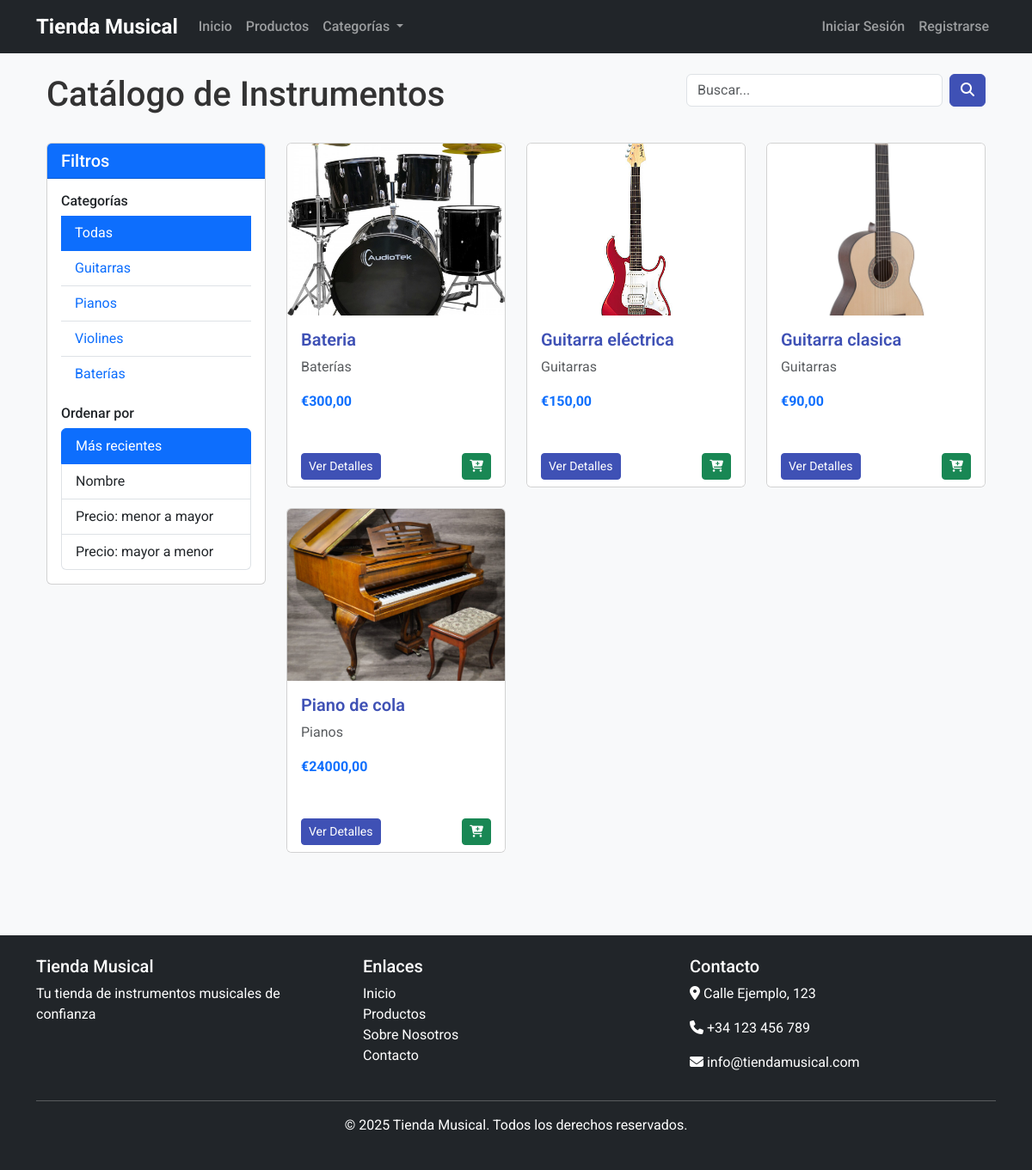
/productos/, run on the app's committed database.
### productos/models.py (models this page shows, shortened)
class Categoria(models.Model):
    nombre = models.CharField(max_length=100)
    slug = models.SlugField(max_length=100, unique=True, blank=True)
    descripcion = models.TextField(blank=True)
    class Meta:
        verbose_name = 'Categoría'
        verbose_name_plural = 'Categorías'

class Instrumento(models.Model):
    nombre = models.CharField(max_length=200)
    slug = models.SlugField(max_length=200, unique=True, blank=True)
    categoria = models.ForeignKey(Categoria, related_name='instrumentos', on_delete=models.CASCADE)
    descripcion = models.TextField()
    precio = models.DecimalField(max_digits=10, decimal_places=2)
    stock = models.PositiveIntegerField(default=0)
    disponible = models.BooleanField(default=True)
    imagen = models.ImageField(upload_to='instrumentos/', blank=True)
    fecha_creacion = models.DateTimeField(auto_now_add=True)
    fecha_actualizacion = models.DateTimeField(auto_now=True)
    especificaciones = models.JSONField(blank=True, null=True)
    class Meta:
        verbose_name = 'Instrumento'
        verbose_name_plural = 'Instrumentos'
        ordering = ['-fecha_creacion']

### productos/views.py (the view)
# urls.py: path('productos/', views.InstrumentoListView.as_view(), name='producto_lista'),
class InstrumentoListView(ListView):
    model = Instrumento
    template_name = 'productos/instrumento_lista.html'
    context_object_name = 'instrumentos'
    paginate_by = 12
    def get_queryset(self):
        queryset = Instrumento.objects.filter(disponible=True)
        categoria_slug = self.kwargs.get('categoria_slug')
        if categoria_slug:
            queryset = queryset.filter(categoria__slug=categoria_slug)
        query = self.request.GET.get('q')
        if query:
            queryset = queryset.filter(
                Q(nombre__icontains=query) |
                Q(descripcion__icontains=query) |
                Q(categoria__nombre__icontains=query)
            )
        orden = self.request.GET.get('orden')
        if orden == 'precio_asc':
            queryset = queryset.order_by('precio')
        elif orden == 'precio_desc':
            queryset = queryset.order_by('-precio')
        elif orden == 'nombre':
            queryset = queryset.order_by('nombre')
        else:
            queryset = queryset.order_by('-fecha_creacion')
        return queryset
    def get_context_data(self, **kwargs):
        context = super().get_context_data(**kwargs)
        context['categorias'] = Categoria.objects.all()
        categoria_slug = self.kwargs.get('categoria_slug')
        if categoria_slug:
            context['categoria_actual'] = get_object_or_404(Categoria, slug=categoria_slug)
        context['query'] = self.request.GET.get('q', '')
        context['orden'] = self.request.GET.get('orden', '')
        return context

### templates/productos/instrumento_lista.html (shortened to what this page needs)
{% extends 'base.html' %}
{% block content %}
<div class="container">
    <div class="row mb-4">
        <div class="col-md-8">
            <h1>Catálogo de Instrumentos</h1>
        </div>
        <div class="col-md-4">
            <form method="get" class="d-flex">
                <input type="text" name="q" class="form-control me-2" placeholder="Buscar..." value="{{ query }}">
                <button type="submit" class="btn btn-primary"><i class="fas fa-search"></i></button>
            </form>
        </div>
    </div>
    <div class="row">
        <div class="col-md-3 mb-4">
            <div class="card">
                <div class="card-header bg-primary text-white">
                    <h5 class="mb-0">Filtros</h5>
                </div>
                <div class="card-body">
                    <h6>Categorías</h6>
                    <ul class="list-group list-group-flush mb-3">
                        <li class="list-group-item{% if not categoria_actual %} active{% endif %}">
                            <a href="{% url 'producto_lista' %}{% if query %}?q={{ query }}{% endif %}" class="{% if not categoria_actual %}text-white{% endif %} d-block text-decoration-none">Todas</a>
                        </li>
                        {% for categoria in categorias %}
                        <li class="list-group-item{% if categoria_actual.id == categoria.id %} active{% endif %}">
                            <a href="{% url 'categoria_detalle' categoria.slug %}" class=" d-block text-decoration-none">{{ categoria.nombre }}</a>
                        </li>
                        {% endfor %}
                    </ul>
                    <h6>Ordenar por</h6>
                    <div class="list-group">
                        <a href="?{% if query %}q={{ query }}&{% endif %}orden=fecha" class="list-group-item list-group-item-action {% if orden == '' or orden == 'fecha' %}active{% endif %}">Más recientes</a>
                        <a href="?{% if query %}q={{ query }}&{% endif %}orden=nombre" class="list-group-item list-group-item-action {% if orden == 'nombre' %}active{% endif %}">Nombre</a>
                        <a href="?{% if query %}q={{ query }}&{% endif %}orden=precio_asc" class="list-group-item list-group-item-action {% if orden == 'precio_asc' %}active{% endif %}">Precio: menor a mayor</a>
                        <a href="?{% if query %}q={{ query }}&{% endif %}orden=precio_desc" class="list-group-item list-group-item-action {% if orden == 'precio_desc' %}active{% endif %}">Precio: mayor a menor</a>
                    </div>
                </div>
            </div>
        </div>
        <div class="col-md-9">
            <div class="row">
                {% for instrumento in instrumentos %}
                <div class="col-md-4 mb-4">
                    <div class="card h-100">
                        {% if instrumento.imagen %}
                        <img src="{{ instrumento.imagen.url }}" class="card-img-top" alt="{{ instrumento.nombre }}">
                        {% else %}
                        <img src="https://via.placeholder.com/300x200" class="card-img-top" alt="{{ instrumento.nombre }}">
                        {% endif %}
                        <div class="card-body">
                            <h5 class="card-title">{{ instrumento.nombre }}</h5>
                            <p class="card-text text-muted">{{ instrumento.categoria.nombre }}</p>
                            <p class="card-text fw-bold text-primary">€{{ instrumento.precio }}</p>
                        </div>
                        <div class="card-footer bg-white border-top-0 d-flex justify-content-between">
                            <a href="{% url 'instrumento_detalle' instrumento.slug %}" class="btn btn-sm btn-primary">Ver Detalles</a>
                            <button class="btn btn-sm btn-success agregar-carrito" data-id="{{ instrumento.id }}">
                                <i class="fas fa-cart-plus"></i>
                            </button>
                        </div>
                    </div>
                </div>
                {% empty %}
                <div class="col-12">
                    <div class="alert alert-warning">
                        No se encontraron instrumentos{% if query %} para "{{ query }}"{% endif %}.
                    </div>
                </div>
                {% endfor %}
            </div>
        </div>
    </div>
</div>
{% endblock %}

### static/css/style.css (style rules this page uses)
:root { --primary-color: #3f51b5; --secondary-color: #ff4081; --accent-color: #ffc107; --text-color: #333; --light-bg: #f8f9fa; --dark-bg: #343a40; }
body { font-family: 'Roboto', sans-serif; color: var(--text-color); background-color: var(--light-bg); }
.btn-primary { background-color: var(--primary-color); border-color: var(--primary-color); }
.card { transition: transform 0.3s ease, box-shadow 0.3s ease; margin-bottom: 1.5rem; }
.card-title { font-weight: 600; color: var(--primary-color); }
.card-img-top { height: 200px; object-fit: cover; }

### data on the page
Categoria: nombre "Guitarras"
Categoria: nombre "Pianos"
Categoria: nombre "Violines"
Categoria: nombre "Baterías"
Instrumento: imagen (picture), nombre "Bateria", categoria.nombre "Baterías", precio "300,00"
Instrumento: imagen (picture), nombre "Guitarra eléctrica", categoria.nombre "Guitarras", precio "150,00"
Instrumento: imagen (picture), nombre "Guitarra clasica", categoria.nombre "Guitarras", precio "90,00"
Instrumento: imagen (picture), nombre "Piano de cola", categoria.nombre "Pianos", precio "24000,00"
